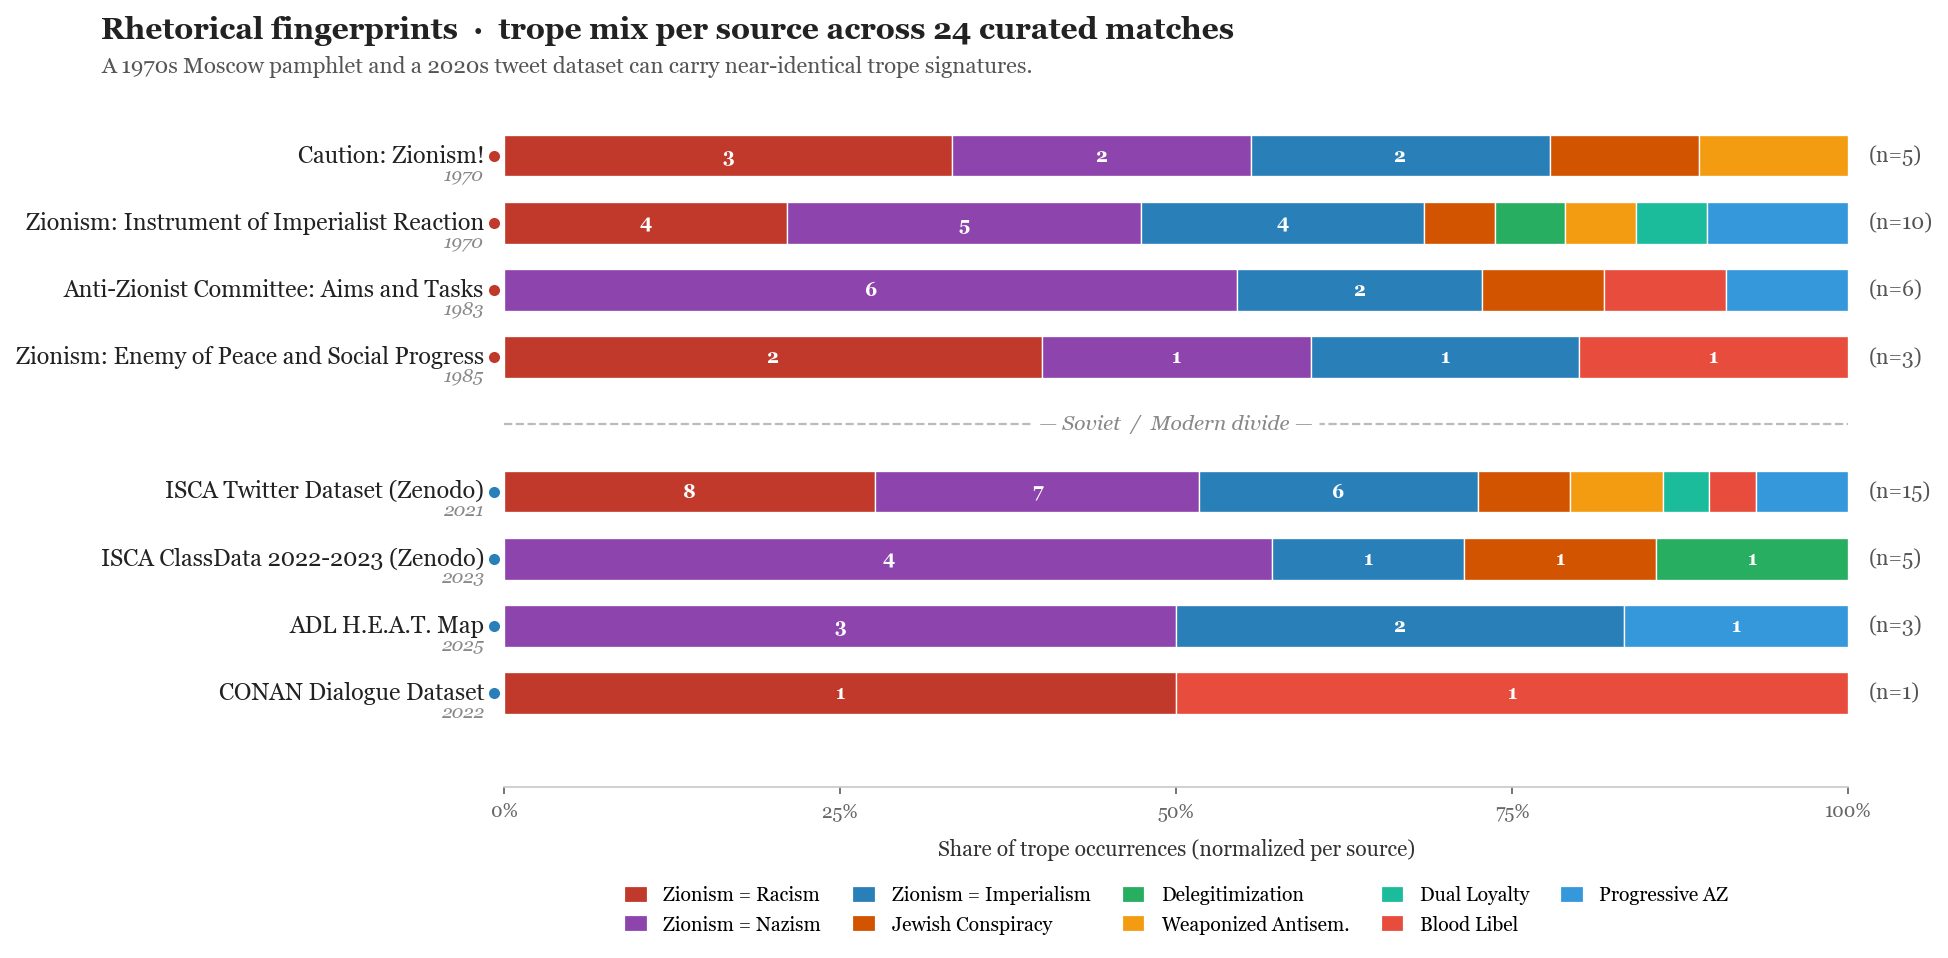

This figure's Python source:
"""
Rhetorical-fingerprint bars: one horizontal stacked bar per source, normalized
to 100%. Each bar's color mix = distribution of trope labels across all matches
involving that source. Soviet sources on top, modern datasets on bottom, with a
divider between eras.

The visual punch: a 1970 Moscow pamphlet should show a nearly identical color
mix as a 2020s Twitter dataset.

Outputs viz_examples/fingerprint.png.
"""
import os, json
from collections import Counter, defaultdict

os.chdir(os.path.dirname(os.path.dirname(os.path.abspath(__file__))))

import numpy as np
import matplotlib.pyplot as plt

TROPE_COLORS = {
    "ZIONISM_RACISM":          "#c0392b",
    "ZIONISM_NAZISM":          "#8e44ad",
    "ZIONISM_IMPERIALISM":     "#2980b9",
    "JEWISH_CONSPIRACY":       "#d35400",
    "DELEGITIMIZATION":        "#27ae60",
    "WEAPONIZED_ANTISEMITISM": "#f39c12",
    "DUAL_LOYALTY":            "#1abc9c",
    "BLOOD_LIBEL":             "#e74c3c",
    "ANTI_ZIONISM_PROGRESSIVE":"#3498db",
}
TROPE_ORDER = list(TROPE_COLORS.keys())
TROPE_SHORT = {
    "ZIONISM_RACISM":          "Zionism = Racism",
    "ZIONISM_NAZISM":          "Zionism = Nazism",
    "ZIONISM_IMPERIALISM":     "Zionism = Imperialism",
    "JEWISH_CONSPIRACY":       "Jewish Conspiracy",
    "DELEGITIMIZATION":        "Delegitimization",
    "WEAPONIZED_ANTISEMITISM": "Weaponized Antisem.",
    "DUAL_LOYALTY":            "Dual Loyalty",
    "BLOOD_LIBEL":             "Blood Libel",
    "ANTI_ZIONISM_PROGRESSIVE":"Progressive AZ",
}


def main():
    with open("viz_data.json") as f:
        matches = json.load(f)["matches"]

    # Aggregate trope counts per Soviet source and per modern dataset.
    sov_counts = defaultdict(Counter)   # source -> Counter(trope)
    mod_counts = defaultdict(Counter)
    sov_n = Counter()
    mod_n = Counter()
    sov_year = {}
    mod_year_min = {}
    mod_year_max = {}

    for m in matches:
        ss = m["sovietSource"]
        ms = m["modernSource"]
        sov_n[ss] += 1
        mod_n[ms] += 1
        sov_year[ss] = m.get("sovietYear")
        if ms not in mod_year_min or (m.get("modernYear") and m["modernYear"] < mod_year_min[ms]):
            mod_year_min[ms] = m.get("modernYear")
        if ms not in mod_year_max or (m.get("modernYear") and m["modernYear"] > mod_year_max[ms]):
            mod_year_max[ms] = m.get("modernYear")
        for t in (m.get("tropes") or []):
            if t in TROPE_COLORS:
                sov_counts[ss][t] += 1
                mod_counts[ms][t] += 1

    # Sort Soviet sources by year ascending (oldest on top)
    soviet_rows = sorted(sov_counts.keys(), key=lambda s: (sov_year.get(s, 9999), s))
    # Sort modern datasets by match count descending (so largest on top of modern block)
    modern_rows = sorted(mod_counts.keys(), key=lambda s: (-mod_n[s], s))

    # Build bar layout: Soviet rows, a divider, then modern rows (top-to-bottom in y)
    # Matplotlib y increases upward, so we place higher rows at larger y values.
    rows = []  # (label, year_str, counts_dict, n, kind)
    for s in soviet_rows:
        rows.append((s, f"{sov_year.get(s, '')}", sov_counts[s], sov_n[s], "soviet"))
    rows.append(("__DIVIDER__", "", None, 0, "divider"))
    for s in modern_rows:
        yr_min = mod_year_min.get(s)
        yr_max = mod_year_max.get(s)
        if yr_min and yr_max and yr_min != yr_max:
            year_str = f"{yr_min}-{yr_max}"
        elif yr_min:
            year_str = f"{yr_min}"
        else:
            year_str = ""
        rows.append((s, year_str, mod_counts[s], mod_n[s], "modern"))

    n_rows = len(rows)
    fig, ax = plt.subplots(figsize=(12, 6), dpi=160)
    fig.patch.set_facecolor("white")

    bar_h = 0.62
    # y-positions: top row at highest y
    ys = list(range(n_rows - 1, -1, -1))

    max_x = 1.0
    for idx, (label, year_str, counts, n, kind) in enumerate(rows):
        y = ys[idx]
        if kind == "divider":
            ax.axhline(y=y, color="#bbb", linestyle="--", linewidth=1.0, zorder=1)
            ax.text(0.5, y, "— Soviet  /  Modern divide —", ha="center", va="center",
                    fontsize=9.5, color="#888", fontname="Georgia",
                    style="italic",
                    bbox=dict(boxstyle="round,pad=0.3", fc="white", ec="none"))
            continue
        total = sum(counts.values())
        if total == 0:
            continue
        x_cursor = 0.0
        for trope in TROPE_ORDER:
            c = counts.get(trope, 0)
            if c == 0:
                continue
            w = c / total
            ax.barh(y, w, left=x_cursor, height=bar_h,
                    color=TROPE_COLORS[trope], edgecolor="white", linewidth=0.6,
                    zorder=2)
            # Only label segments that are wide enough
            if w >= 0.12:
                ax.text(x_cursor + w / 2, y, str(c),
                        ha="center", va="center", fontsize=8.5,
                        color="white", fontweight="bold", fontname="Georgia")
            x_cursor += w

    # Left-side labels (source name + gray year) and right-side n counts
    for idx, (label, year_str, counts, n, kind) in enumerate(rows):
        y = ys[idx]
        if kind == "divider":
            continue
        color_accent = "#c0392b" if kind == "soviet" else "#2980b9"
        ax.text(-0.015, y, label, ha="right", va="center",
                fontsize=10.5, fontname="Georgia", color="#222")
        ax.text(-0.015, y - 0.28, year_str, ha="right", va="center",
                fontsize=8.5, fontname="Georgia", color="#888",
                style="italic")
        # Era dot
        ax.plot(-0.008, y, "o", markersize=6, color=color_accent,
                markeredgecolor="white", zorder=5, clip_on=False)
        ax.text(1.015, y, f"(n={n})", ha="left", va="center",
                fontsize=9.5, fontname="Georgia", color="#555")

    ax.set_xlim(0, 1)
    ax.set_ylim(-1.4, n_rows - 0.4)
    ax.set_xticks([0, 0.25, 0.5, 0.75, 1.0])
    ax.set_xticklabels(["0%", "25%", "50%", "75%", "100%"],
                       fontsize=8.5, fontname="Georgia", color="#666")
    ax.set_yticks([])
    ax.set_xlabel("Share of trope occurrences (normalized per source)",
                  fontsize=9.5, fontname="Georgia", color="#333", labelpad=8)

    for spine in ("top", "right", "left"):
        ax.spines[spine].set_visible(False)
    ax.spines["bottom"].set_color("#ccc")
    ax.tick_params(axis="x", colors="#666", length=3)

    # Title via fig.text to control placement precisely
    fig.text(
        0.02, 0.96,
        "Rhetorical fingerprints  \u00b7  trope mix per source across 24 curated matches",
        fontsize=13.5, fontweight="bold", fontname="Georgia", color="#222",
    )
    fig.text(
        0.02, 0.925,
        "A 1970s Moscow pamphlet and a 2020s tweet dataset can carry near-identical trope signatures.",
        fontsize=10, color="#555", fontname="Georgia",
    )

    # Legend at the bottom using matplotlib's legend (handles spacing cleanly)
    present = [t for t in TROPE_ORDER
               if any(counts.get(t, 0) > 0 for _, _, counts, _, kind in rows if kind != "divider" and counts)]
    from matplotlib.patches import Patch
    handles = [Patch(facecolor=TROPE_COLORS[t], edgecolor="white",
                     label=TROPE_SHORT[t]) for t in present]
    ax.legend(handles=handles, loc="upper center", bbox_to_anchor=(0.5, -0.12),
              ncol=min(len(present), 5), frameon=False, fontsize=8.8,
              handlelength=1.2, handleheight=1.0, columnspacing=1.6,
              prop={"family": "Georgia", "size": 8.8})

    plt.subplots_adjust(left=0.23, right=0.93, top=0.88, bottom=0.18)

    out = "viz_examples/fingerprint.png"
    fig.savefig(out, dpi=160, bbox_inches="tight", facecolor="white")
    size_kb = os.path.getsize(out) / 1024
    print(f"Wrote {out}  ({size_kb:.1f} KB)  "
          f"soviet_sources={len(soviet_rows)} modern_sources={len(modern_rows)}")


if __name__ == "__main__":
    main()
